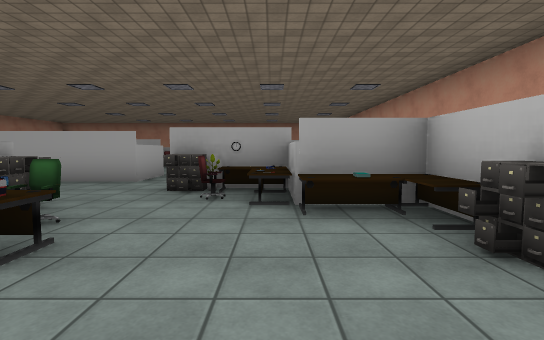
view 1 (above)

24 first-person views from a walk through a 3-D level made in the Unity game engine. The camera is 1.3 m above the floor, tilts 4° down and sees 85° across. The floor is counted in squares, 2 m on a side. Each view is taken from the middle of a square. On the plan, view 1 faces up. The plan holds only what a view shows up to about 9 squares ahead; the rest is blank. The place goes on beyond the plan. The player is left out. Some animated figures are left out. Some surface patterns are stand-ins.

view 2
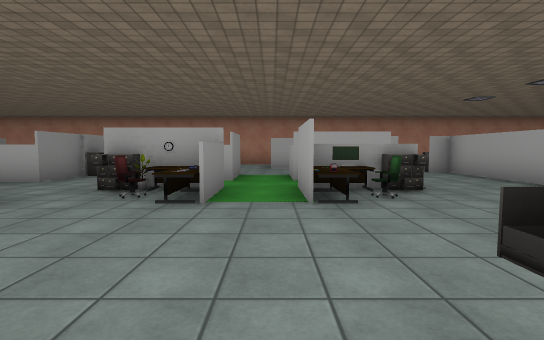

view 3
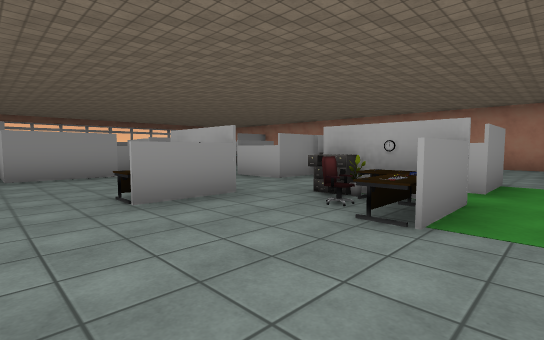

view 4
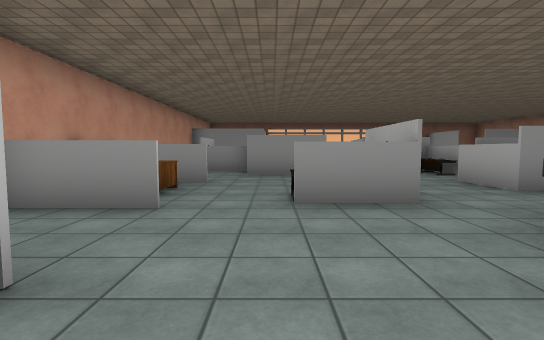

view 5
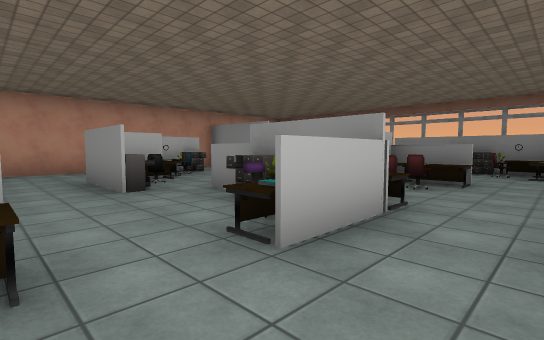

view 6
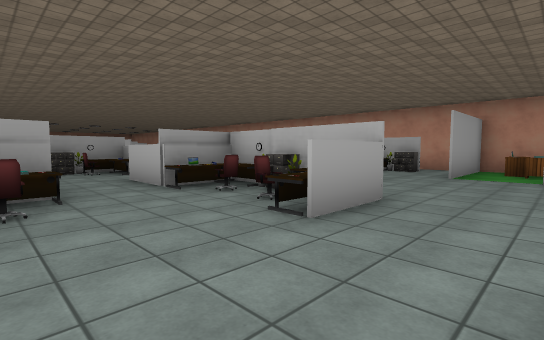

view 7
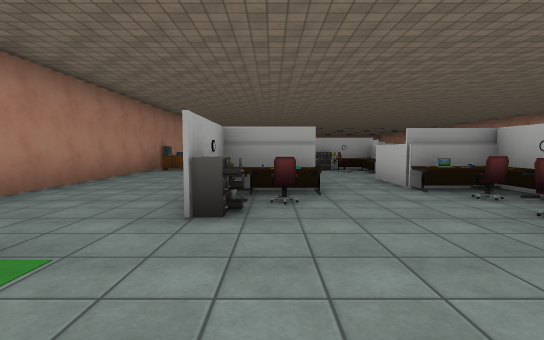

view 8
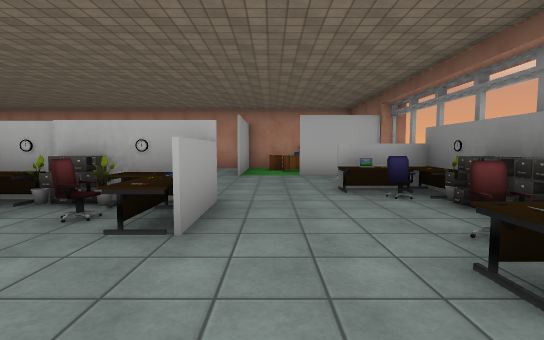

view 9
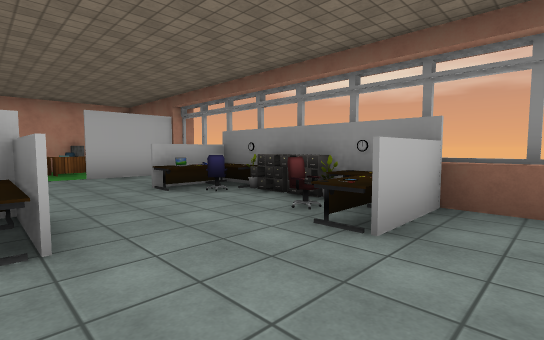

view 10
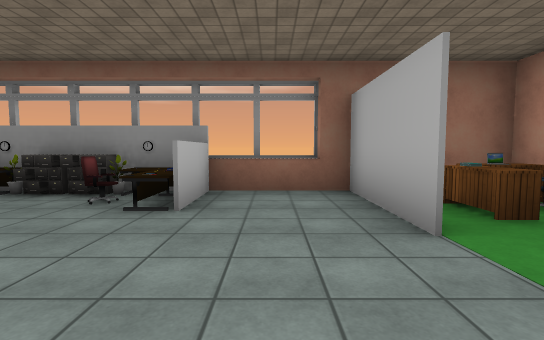

view 11
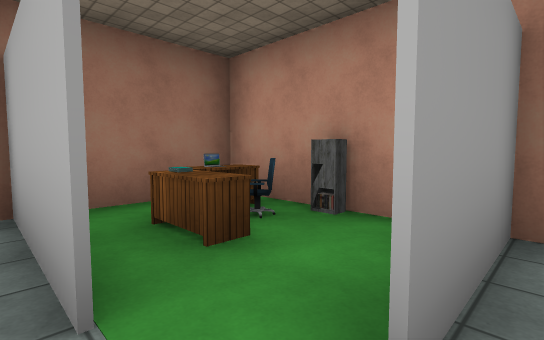

view 12
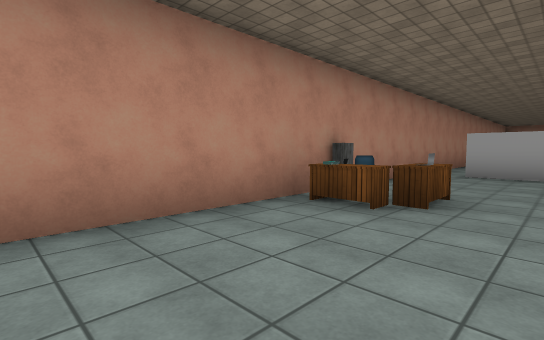

view 13
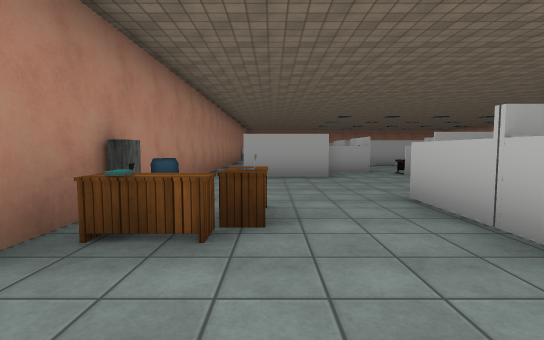

view 14
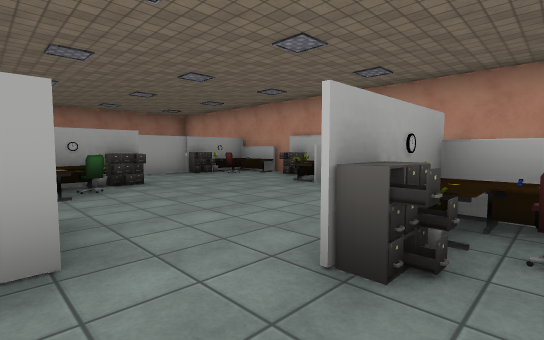

view 15
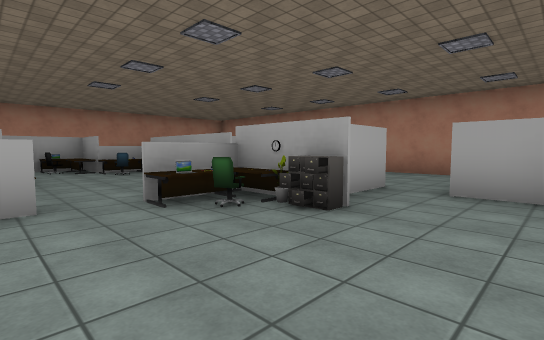

view 16
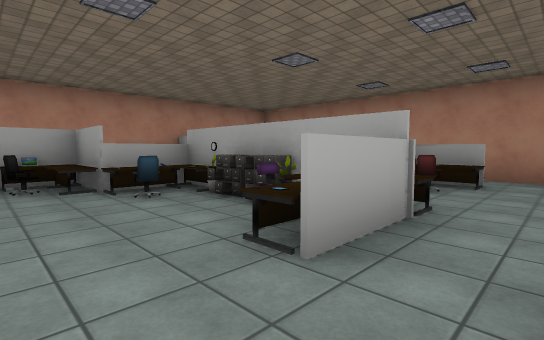

view 17
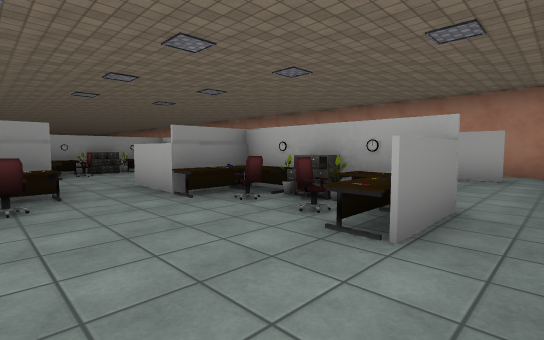

view 18
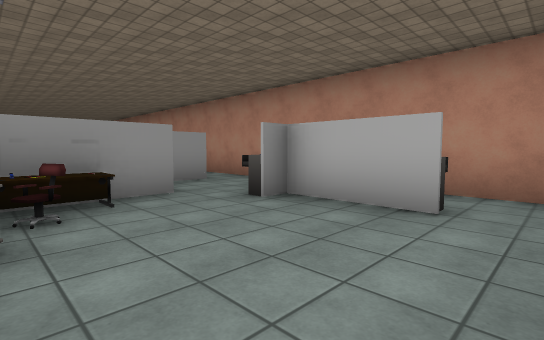

view 19
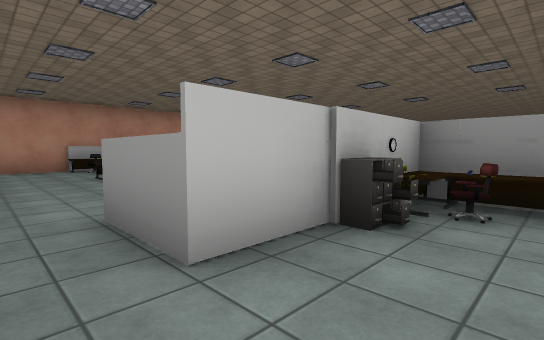

view 20
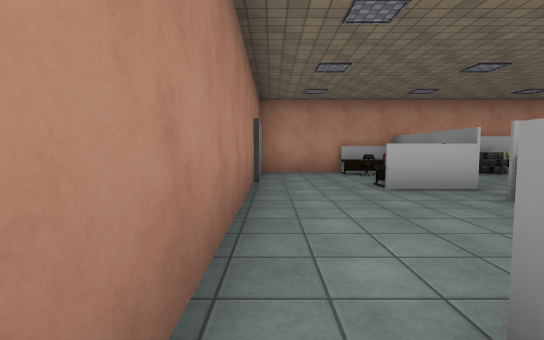

view 21
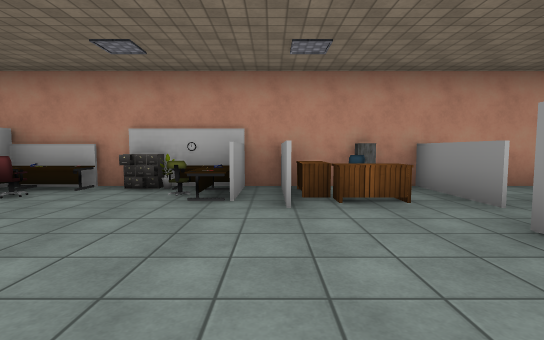

view 22
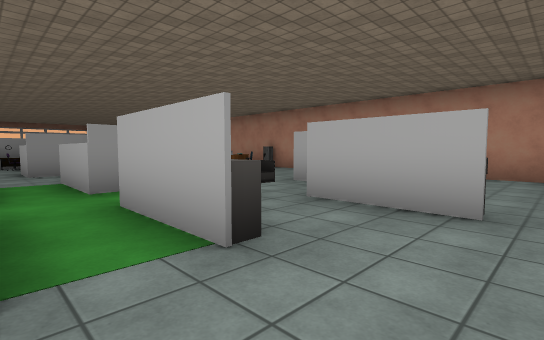

view 23
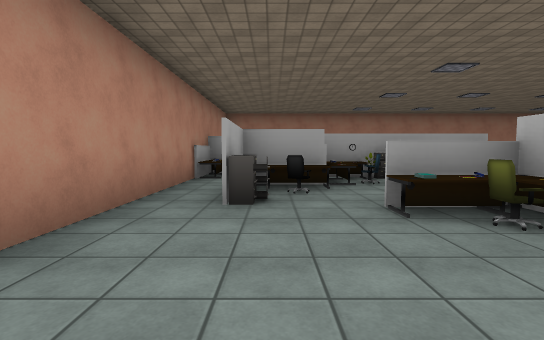

view 24
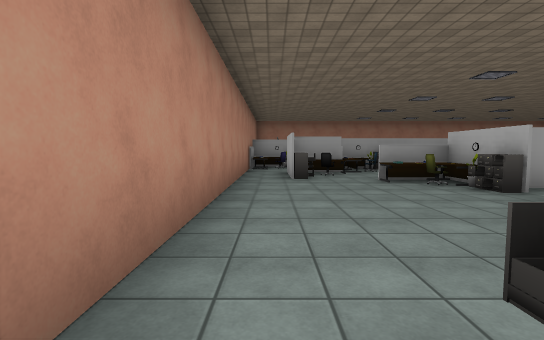

### Floor plan
Points are (right, up) in squares from view 1. A wall is a line through its corners. A room is listed if a view was taken in it or the views show most of it. See-through windows are left out.
Room 1 (views 1, 2, 3, 4, 5, 6, 7, 8, 9, 10, 11, 12, 13, 14, 15, 16, 17, 18, 19, 20, 21, 22, 23, 24)
walls: (1.2, 4.4) (3.2, 4.4); (3.2, 2.2) (3.2, 7.5); (2.2, 6.8) (3.2, 6.8); (3.2, 8.9) (3.2, 10.5); (3.2, -7.8) (3.2, -4.6); (-8.2, -12.1) (-8.2, -14.8); (-10.9, -11.3) (-8.8, -11.3); (3.2, 13.8) (3.2, 15.4); (0.6, 15.4) (-5.6, 15.4); (-10.7, 14.9) (-10.7, -9); (-4.6, -14.6) (-3.5, -14.6); (-2.6, -14.6) (-2, -14.6); (-8, -14.6) (-5.5, -14.6); (-7.9, -14.9) (-5.9, -14.9); (0.3, -15.2) (0.3, -12.6)
ways out: opening at (-9, -12) to room 2; opening at (1, -12)
objects: shelf (-11, -3); other object (-10, -5); desk (-10, -4); chair (-10, -3); other object (-10, 12) to (-9, 12); other object (-10, 13) to (-9, 14); desk (-9, -3); other object (-9, -2); other object (-9, 1) to (-8, 1); other object (-9, 8) to (-8, 9); other object (-9, 9); other object (-8, -10) to (-8, -9); other object (-8, -8) to (-7, -8); other object (-8, 10); other object (-7, -9); other object (-7, -4) to (-6, -4); other object (-7, -3) to (-6, -2); other object (-7, 2) to (-6, 4); chair (-7, 7); other object (-7, 8); other object (-7, 11) to (-6, 12); desk (-6, -14) to (-6, -13); other object (-6, 6); plant (-6, 13); other object (-5, -15); plant (-5, -14); chair (-5, -13); other object (-5, -5); other object (-5, -4); other object (-5, -1); other object (-5, 6) to (-4, 6); other object (-5, 10); other object (-5, 12); chair (-5, 13); desk (-5, 14); cabinet (-4, -14); cabinet (-4, -13); desk (-4, -11); plant (-4, -10); other object (-4, -9); other object (-4, -8); other object (-4, -7); desk (-4, -5); other object (-4, -4); other object (-4, 2) to (-4, 3); other object (-4, 6) to (-3, 7); other object (-4, 10); desk (-4, 14); other object (-3, -15); chair (-3, -14); other object (-3, -11); other object (-3, -9); other object (-3, -8); other object (-3, -1) to (-2, 0); other object (-3, 2) to (-2, 2); other object (-3, 3); desk (-2, -14); other object (-2, -13); other object (-2, 0); laptop (-2, 9); other object (-2, 10); other object (-2, 11) to (-1, 12); other object (-1, -7) to (0, -7); other object (-1, -4); chair (-1, 4); other object (-1, 5) to (0, 5); other object (-1, 10); other object (0, 3); other object (0, 14); other object (1, -9); other object (1, -8); other object (1, 3); other object (1, 14); other object (2, -10) to (2, -8); desk (2, -4) to (2, -3); other object (2, 0) to (3, 0); other object (2, 2) to (2, 3); desk (2, 6); other object (2, 8) to (3, 8); other object (2, 11) to (3, 12); shelf (3, 5); other object (3, 6); other object (3, 12)
Room 2 (no view inside)
walls: (-10.7, -11) (-10.7, -14.6) (-8, -14.6)
ways out: opening at (-9, -12) to room 1
objects: shelf (-11, -13); laptop (-10, -14); chair (-10, -13); desk (-9, -14); desk (-9, -13)

Positions as (right, up) in squares from view 1, and headings:
1: (0, 0), facing up
2: (2, 1), facing left
3: (1, 1), facing down-left
4: (0, 1), facing down
5: (-6, -5), facing down-right
6: (-7, -13), facing up-right
7: (-7, -13), facing up
8: (-7, -12), facing right
9: (-7, -11), facing down-right
10: (-7, -10), facing down
11: (-8, -11), facing down-left
12: (-8, -7), facing up-left
13: (-9, -6), facing up
14: (-3, 4), facing up-right
15: (1, 7), facing up-left
16: (-3, 8), facing up-left
17: (-2, 15), facing down-left
18: (-6, 15), facing down-left
19: (-7, 15), facing down-right
20: (-5, 15), facing right
21: (-2, 7), facing right
22: (-3, 5), facing down-left
23: (-9, 4), facing up
24: (-10, 1), facing up
